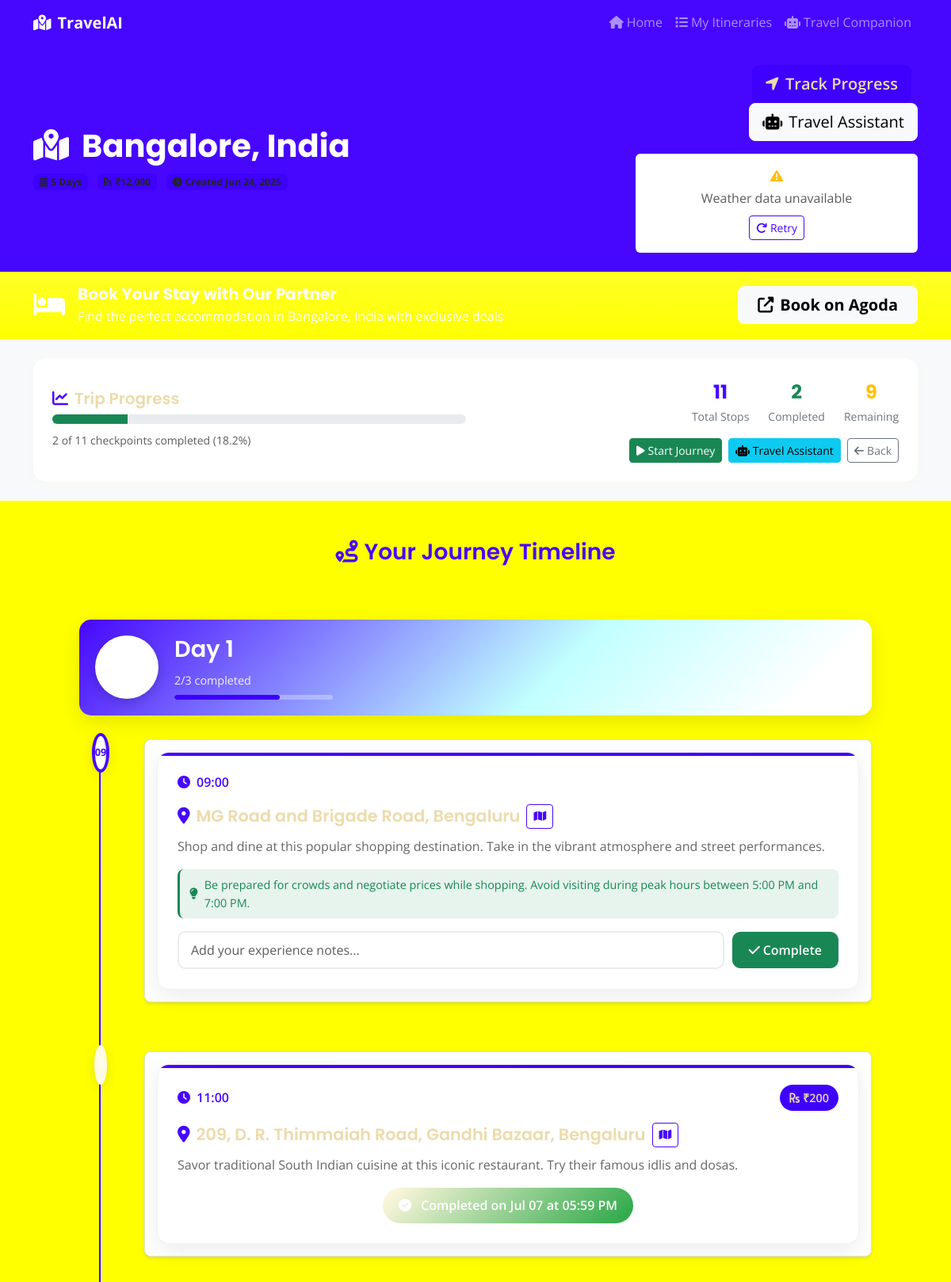
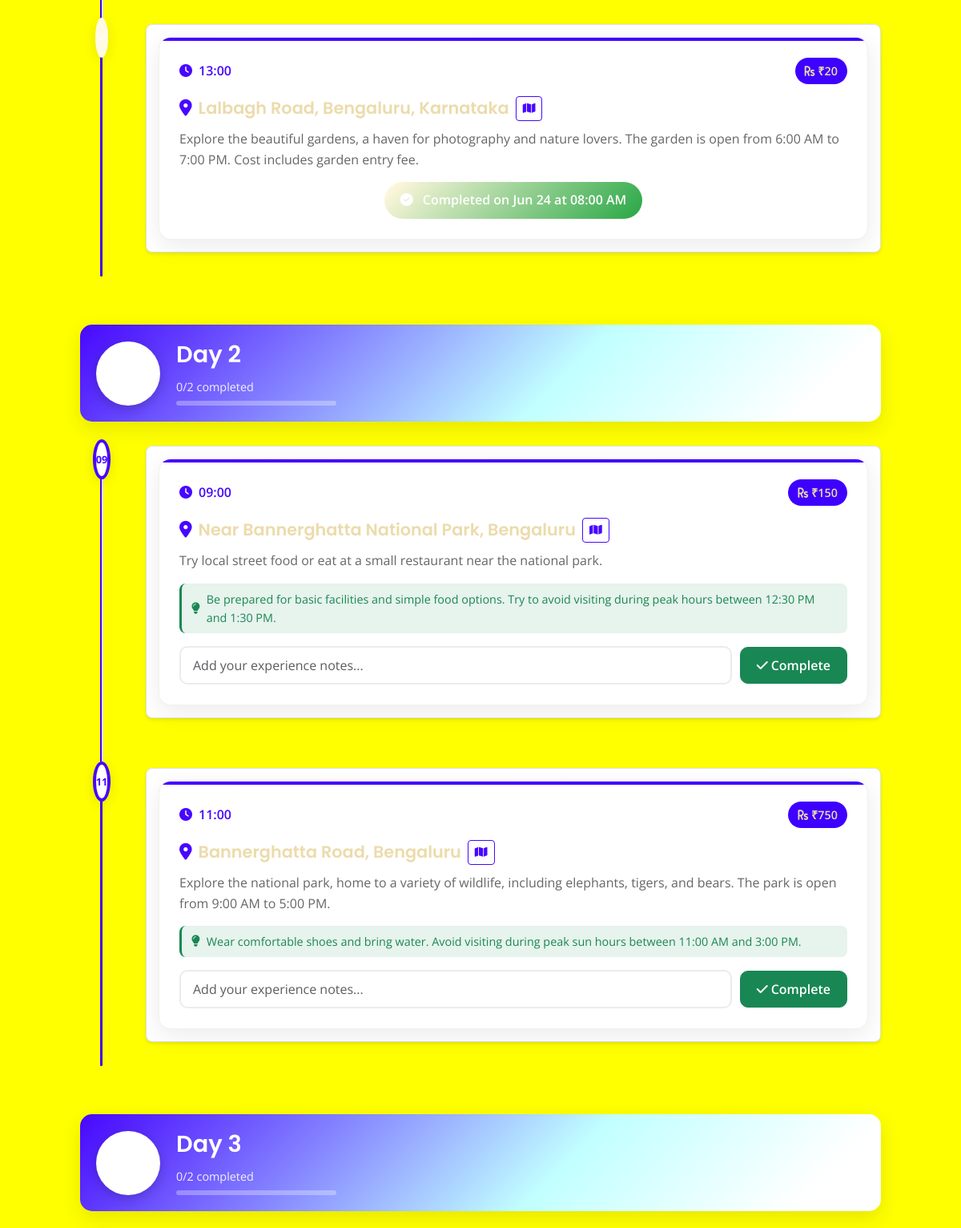
Screenshot of /itinerary/7 (upper part) with the database file from the repository (2 pictures, top to bottom).
### models.py (models this page shows, shortened)
class TravelItinerary(db.Model):
    id = db.Column(db.Integer, primary_key=True)
    destination = db.Column(db.String(200), nullable=False)
    duration = db.Column(db.Integer, nullable=False)  # days
    budget = db.Column(db.Float, nullable=False)
    interests = db.Column(db.Text)  # JSON string of interests
    itinerary_data = db.Column(db.Text)  # JSON string of generated itinerary
    created_at = db.Column(db.DateTime, default=datetime.utcnow)
    checkpoints = db.relationship('Checkpoint', backref='itinerary', lazy=True, cascade='all, delete-orphan')
    def get_itinerary_data(self):
        if self.itinerary_data:
            return json.loads(self.itinerary_data)
        return {}

class Checkpoint(db.Model):
    id = db.Column(db.Integer, primary_key=True)
    itinerary_id = db.Column(db.Integer, db.ForeignKey('travel_itinerary.id'), nullable=False)
    day = db.Column(db.Integer, nullable=False)
    time = db.Column(db.String(10), nullable=False)  # HH:MM format
    location = db.Column(db.String(200), nullable=False)
    activity = db.Column(db.Text, nullable=False)
    estimated_cost = db.Column(db.Float, default=0.0)
    is_completed = db.Column(db.Boolean, default=False)
    completed_at = db.Column(db.DateTime)
    notes = db.Column(db.Text)

### routes.py (the view)
@app.route('/itinerary/<int:itinerary_id>')
def view_itinerary(itinerary_id):
    itinerary = TravelItinerary.query.get_or_404(itinerary_id)
    checkpoints = Checkpoint.query.filter_by(itinerary_id=itinerary_id).order_by(Checkpoint.day, Checkpoint.time).all()
    days_data = {}
    for checkpoint in checkpoints:
        if checkpoint.day not in days_data:
            days_data[checkpoint.day] = []
        days_data[checkpoint.day].append(checkpoint)
    total_checkpoints = len(checkpoints)
    completed_checkpoints = len([c for c in checkpoints if c.is_completed])
    progress_percentage = (completed_checkpoints / total_checkpoints * 100) if total_checkpoints > 0 else 0
    return render_template('itinerary.html',
                         itinerary=itinerary,
                         days_data=days_data,
                         progress_percentage=progress_percentage,
                         total_checkpoints=total_checkpoints,
                         completed_checkpoints=completed_checkpoints)

### templates/itinerary.html (shortened to what this page needs)
{% extends "base.html" %}
{% block content %}
<section class="py-4 bg-primary text-white">
    <div class="container">
        <div class="row align-items-center">
            <div class="col-md-8">
                <h1 class="display-6 fw-bold mb-2">
                    <i class="fas fa-map-marked-alt me-3"></i>{{ itinerary.destination }}
                </h1>
                <div class="itinerary-meta">
                    <span class="badge bg-accent text-dark me-2">
                        <i class="fas fa-calendar-alt me-1"></i>{{ itinerary.duration }} Days
                    </span>
                    <span class="badge bg-accent text-dark me-2">
                        <i class="fas fa-rupee-sign me-1"></i>₹{{ "{:,.0f}".format(itinerary.budget) }}
                    </span>
                    <span class="badge bg-accent text-dark">
                        <i class="fas fa-clock me-1"></i>Created {{ itinerary.created_at.strftime('%b %d, %Y') }}
                    </span>
                </div>
            </div>
            <div class="col-md-4 text-md-end">
                <a href="{{ url_for('tracking', itinerary_id=itinerary.id) }}" class="btn btn-accent btn-lg me-2">
                    <i class="fas fa-location-arrow me-2"></i>Track Progress
                </a>
                <a href="/chatbot/{{ itinerary.id }}" class="btn btn-light btn-lg">
                    <i class="fas fa-robot me-2"></i>Travel Assistant
                </a>
                <div id="react-weather" data-destination="{{ itinerary.destination }}" class="mt-3">
                </div>
            </div>
        </div>
    </div>
</section>
<section class="py-3 bg-gradient" style="background: linear-gradient(135deg, #FF6B6B, #FF8E53);">
    <div class="container">
        <div class="row align-items-center">
            <div class="col-md-8">
                <div class="d-flex align-items-center">
                    <div class="booking-icon me-3">
                        <i class="fas fa-bed text-white" style="font-size: 2rem;"></i>
                    </div>
                    <div>
                        <h5 class="text-white mb-1 fw-bold">Book Your Stay with Our Partner</h5>
                        <p class="text-white mb-0 opacity-90">Find the perfect accommodation in {{ itinerary.destination }} with exclusive deals</p>
                    </div>
                </div>
            </div>
            <div class="col-md-4 text-md-end mt-3 mt-md-0">
                <a href="#"
                   onclick="bookWithAgoda('{{ itinerary.destination }}', '{{ itinerary.duration }}')"
                   class="btn btn-light btn-lg fw-bold px-4">
                    <i class="fas fa-external-link-alt me-2"></i>Book on Agoda
                </a>
            </div>
        </div>
    </div>
</section>
<section class="py-4 bg-light">
    <div class="container">
        <div class="row">
            <div class="col-12">
                <div class="progress-card">
                    <div class="row align-items-center">
                        <div class="col-md-6">
                            <h5 class="mb-2"><i class="fas fa-chart-line me-2 text-primary"></i>Trip Progress</h5>
                            <div class="progress progress-lg mb-2">
                                <div class="progress-bar bg-success" style="width: {{ progress_percentage }}%"></div>
                            </div>
                            <small class="text-muted">
                                {{ completed_checkpoints }} of {{ total_checkpoints }} checkpoints completed ({{ "%.1f"|format(progress_percentage) }}%)
                            </small>
                        </div>
                        <div class="col-md-6 text-md-end">
                            <div class="stats-grid">
                                <div class="stat-item">
                                    <div class="stat-number text-primary">{{ total_checkpoints }}</div>
                                    <div class="stat-label">Total Stops</div>
                                </div>
                                <div class="stat-item">
                                    <div class="stat-number text-success">{{ completed_checkpoints }}</div>
                                    <div class="stat-label">Completed</div>
                                </div>
                                <div class="stat-item">
                                    <div class="stat-number text-warning">{{ total_checkpoints - completed_checkpoints }}</div>
                                    <div class="stat-label">Remaining</div>
                                </div>
                            </div>
                            <div class="d-flex gap-2 mt-3 justify-content-md-end">
                                <a href="{{ url_for('tracking', itinerary_id=itinerary.id) }}" class="btn btn-success btn-sm">
                                    <i class="fas fa-play me-1"></i>Start Journey
                                </a>
                                <a href="{{ url_for('chatbot', itinerary_id=itinerary.id) }}" class="btn btn-info btn-sm">
                                    <i class="fas fa-robot me-1"></i>Travel Assistant
                                </a>
                                <a href="{{ url_for('my_itineraries') }}" class="btn btn-outline-secondary btn-sm">
                                    <i class="fas fa-arrow-left me-1"></i>Back
                                </a>
                            </div>
                        </div>
                    </div>
                </div>
            </div>
        </div>
    </div>
</section>
<section class="py-5">
    <div class="container">
        <div class="row">
            <div class="col-12">
                <h3 class="text-primary mb-5 text-center">
                    <i class="fas fa-route me-2"></i>Your Journey Timeline
                </h3>
                <div class="timeline-container">
                    {% for day_num in range(1, itinerary.duration + 1) %}
                    {% set day_data = days_data.get(day_num, []) %}
                    <div class="timeline-day" data-day="{{ day_num }}">
                        <div class="day-header-timeline">
                            <div class="day-circle">
                                <span class="day-number">{{ day_num }}</span>
                            </div>
                            <div class="day-info">
                                <h4 class="day-title">Day {{ day_num }}</h4>
                                {% if day_data %}
                                    {% set day_completed = day_data|selectattr('is_completed')|list|length %}
                                    {% set day_total = day_data|length %}
                                    <div class="day-progress-info">
                                        <span class="progress-text">{{ day_completed }}/{{ day_total }} completed</span>
                                        <div class="progress-bar-custom">
                                            <div class="progress-fill" style="width: {{ (day_completed / day_total * 100) if day_total > 0 else 0 }}%"></div>
                                        </div>
                                    </div>
                                {% endif %}
                            </div>
                        </div>
                        {% if day_data %}
                        <div class="timeline-activities sortable-checkpoints" data-day="{{ day_num }}">
                            {% for checkpoint in day_data %}
                            <div class="timeline-item {{ 'completed' if checkpoint.is_completed else '' }}" data-checkpoint-id="{{ checkpoint.id }}">
                                <div class="timeline-marker">
                                    <div class="marker-dot {{ 'completed' if checkpoint.is_completed else '' }}">
                                        {% if checkpoint.is_completed %}
                                            <i class="fas fa-check"></i>
                                        {% else %}
                                            <span class="marker-time">{{ checkpoint.time.split(':')[0] }}</span>
                                        {% endif %}
                                    </div>
                                </div>
                                <div class="timeline-content">
                                    <div class="activity-card">
                                        <div class="activity-header">
                                            <div class="activity-time">
                                                <i class="fas fa-clock me-2"></i>{{ checkpoint.time }}
                                            </div>
                                            {% if checkpoint.estimated_cost > 0 %}
                                            <div class="activity-cost">
                                                <i class="fas fa-rupee-sign me-1"></i>₹{{ "{:,.0f}".format(checkpoint.estimated_cost) }}
                                            </div>
                                            {% endif %}
                                        </div>
                                        <div class="activity-main">
                                            <h5 class="activity-location">
                                                <i class="fas fa-map-marker-alt me-2 text-primary"></i>{{ checkpoint.location }}
                                                <button type="button" class="btn btn-outline-primary btn-sm ms-2 map-btn pulse-btn"
                                                        data-location="{{ checkpoint.location }}"
                                                        data-activity="{{ checkpoint.activity }}"
                                                        title="Show on map">
                                                    <i class="fas fa-map"></i>
                                                </button>
                                            </h5>
                                            <p class="activity-description">{{ checkpoint.activity }}</p>
                                        </div>
                                        {% if checkpoint.notes %}
                                            {% set notes_dict = {} %}
                                            {% for note_part in checkpoint.notes.split(', ') %}
                                                {% if ':' in note_part %}
                                                    {% set key, value = note_part.split(':', 1) %}
                                                    {% set _ = notes_dict.update({key: value}) %}
                                                {% endif %}
                                            {% endfor %}
                                            <div class="activity-details">
                                                {% if notes_dict.get('tips') %}
                                                <div class="detail-item travel-tips">
                                                    <i class="fas fa-lightbulb me-2"></i>
                                                    <span>{{ notes_dict.get('tips') }}</span>
                                                </div>
                                                {% endif %}
                                            </div>
                                        {% endif %}
                                        {% if checkpoint.is_completed %}
                                            <div class="completion-status">
                                                <div class="completed-badge">
                                                    <i class="fas fa-check-circle me-2"></i>
                                                    Completed on {{ checkpoint.completed_at.strftime('%b %d at %I:%M %p') }}
                                                </div>
                                            </div>
                                        {% else %}
                                            <div class="completion-form">
                                                <form action="{{ url_for('complete_checkpoint', checkpoint_id=checkpoint.id) }}" method="POST" class="checkpoint-form">
                                                    <div class="form-group">
                                                        <input type="text" class="form-control"
                                                               name="notes"
                                                               placeholder="Add your experience notes...">
                                                        <button type="submit" class="btn btn-success btn-complete">
                                                            <i class="fas fa-check me-1"></i>Complete
                                                        </button>
                                                    </div>
                                                </form>
                                            </div>
                                        {% endif %}
                                    </div>
                                </div>
                            </div>
                            {% endfor %}
                        </div>
                        {% endif %}
                    </div>
                    {% endfor %}
                </div>
            </div>
        </div>
    </div>
</section>
{% endblock %}

### static/css/react-components.css (style rules this page uses)
.timeline-item { position: relative; padding-bottom: 30px; }
.timeline-item:not(:last-child)::before { content: ''; position: absolute; left: -23px; top: 40px; bottom: -30px; width: 2px; background: #dee2e6; }
.timeline-marker { position: absolute; left: -30px; top: 10px; width: 14px; height: 14px; border-radius: 50%; display: flex; align-items: center; justify-content: center; font-size: 10px; }
.timeline-content { background: white; border: 1px solid #dee2e6; border-radius: 8px; padding: 15px; box-shadow: 0 2px 4px rgba(0,0,0,0.1); }

### rows the page displays
TravelItinerary: destination "Bangalore, India"
Checkpoint: time "09", time "09:00", location "MG Road and Brigade Road, Bengaluru", activity "Shop and dine at this popular shopping destination. Take in the vibrant atmosphere and street performances.", get "Be prepared for crowds and negotiate prices while shopping. Avoid visiting during peak hours between 5:00 PM and 7:00 PM."
Checkpoint: is_completed True (drawn), time "11:00", estimated_cost "200", location "209, D. R. Thimmaiah Road, Gandhi Bazaar, Bengaluru", activity "Savor traditional South Indian cuisine at this iconic restaurant. Try their famous idlis and dosas.", completed_at "Jul 07 at 05:59 PM"
Checkpoint: is_completed True (drawn), time "13:00", estimated_cost "20", location "Lalbagh Road, Bengaluru, Karnataka", activity "Explore the beautiful gardens, a haven for photography and nature lovers. The garden is open from 6:00 AM to 7:00 PM. Cost includes garden entry fee.", completed_at "Jun 24 at 08:00 AM"
Checkpoint: time "09", time "09:00", estimated_cost "150", location "Near Bannerghatta National Park, Bengaluru", activity "Try local street food or eat at a small restaurant near the national park.", get "Be prepared for basic facilities and simple food options. Try to avoid visiting during peak hours between 12:30 PM and 1:30 PM."
Checkpoint: time "11", time "11:00", estimated_cost "750", location "Bannerghatta Road, Bengaluru", activity "Explore the national park, home to a variety of wildlife, including elephants, tigers, and bears. The park is open from 9:00 AM to 5:00 PM.", get "Wear comfortable shoes and bring water. Avoid visiting during peak sun hours between 11:00 AM and 3:00 PM."

### other values shown
{{ completed_checkpoints }} "2"
{{ total_checkpoints }} "11"
{{ "%.1f"|format(progress_percentage) }} "18.2"
{{ total_checkpoints - completed_checkpoints }} "9"
{{ day_num }} "1" "2" "3"
{{ day_completed }} "2" "0" "0"
{{ day_total }} "3" "2" "2"
